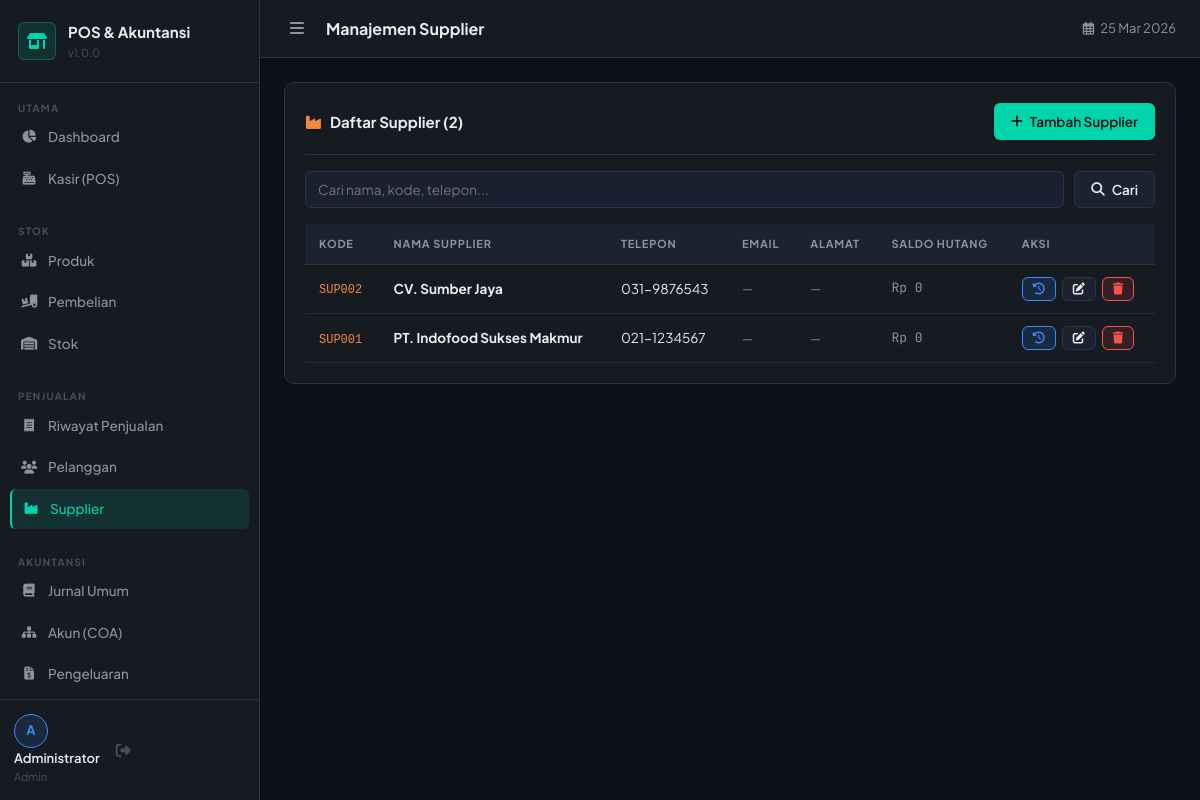
Screenshot of /modules/suppliers/index.php (signed in) with the database file from the repository.
### tables this page shows
CREATE TABLE `suppliers` (
  `id` INT AUTO_INCREMENT PRIMARY KEY,
  `code` VARCHAR(20) UNIQUE NOT NULL,
  `name` VARCHAR(150) NOT NULL,
  `phone` VARCHAR(20),
  `email` VARCHAR(100),
  `address` TEXT,
  `balance` DECIMAL(15,2) DEFAULT 0,
  `is_active` TINYINT(1) DEFAULT 1,
  `created_at` DATETIME DEFAULT CURRENT_TIMESTAMP
);

### config/database.php (called while the page is built, shortened)
<?php
function formatRupiah($amount) {
    return 'Rp ' . number_format($amount, 0, ',', '.');
}

### modules/suppliers/index.php (the view, shortened to what this page needs)
<?php
require_once __DIR__ . '/../../config/database.php';
$q = trim($_GET['q'] ?? '');
$where  = "WHERE is_active=1";
$params = [];
$stmt = $pdo->prepare("SELECT * FROM suppliers $where ORDER BY name");
$stmt->execute($params); $suppliers = $stmt->fetchAll();
include dirname(__DIR__, 2) . '/includes/header.php';
?>
<div class="card">
  <div class="card-header">
    <span class="card-title"><i class="fas fa-industry" style="color:var(--orange);margin-right:8px"></i>Daftar Supplier (<?= count($suppliers) ?>)</span>
    <button class="btn btn-primary" onclick="newSupplier()"><i class="fas fa-plus"></i> Tambah Supplier</button>
  </div>
  <form method="GET" style="display:flex;gap:10px;margin-bottom:16px">
    <input type="text" name="q" class="form-control" placeholder="Cari nama, kode, telepon..." value="<?= htmlspecialchars($q) ?>" style="flex:1">
    <button type="submit" class="btn btn-secondary"><i class="fas fa-search"></i> Cari</button>
  </form>
  <div class="table-wrapper">
    <table class="data-table">
      <thead>
        <tr><th>Kode</th><th>Nama Supplier</th><th>Telepon</th><th>Email</th><th>Alamat</th><th>Saldo Hutang</th><th>Aksi</th></tr>
      </thead>
      <tbody>
        <?php if (empty($suppliers)): ?>
        <tr><td colspan="7" style="text-align:center;padding:40px;color:var(--text-muted)">Tidak ada supplier</td></tr>
        <?php else: foreach ($suppliers as $s): ?>
        <tr>
          <td><span style="font-family:monospace;font-size:12px;color:var(--orange)"><?= htmlspecialchars($s['code']) ?></span></td>
          <td><strong><?= htmlspecialchars($s['name']) ?></strong></td>
          <td><?= htmlspecialchars($s['phone'] ?: '—') ?></td>
          <td style="font-size:12px;color:var(--text-secondary)"><?= htmlspecialchars($s['email'] ?: '—') ?></td>
          <td style="font-size:12px;color:var(--text-secondary);max-width:180px;overflow:hidden;text-overflow:ellipsis;white-space:nowrap"><?= htmlspecialchars($s['address'] ?: '—') ?></td>
          <td class="amount" style="color:<?= $s['balance'] > 0 ? 'var(--red)' : 'var(--text-secondary)' ?>"><?= formatRupiah($s['balance']) ?></td>
          <td style="display:flex;gap:6px">
            <button class="btn btn-blue btn-sm" onclick="viewDetail(<?= $s['id'] ?>,'<?= addslashes($s['name']) ?>')" title="Riwayat"><i class="fas fa-history"></i></button>
            <button class="btn btn-secondary btn-sm" onclick="editSupplier(<?= htmlspecialchars(json_encode($s)) ?>)" title="Edit"><i class="fas fa-edit"></i></button>
            <form method="POST" style="display:inline">
              <button type="submit" class="btn btn-danger btn-sm" data-confirm="Hapus supplier <?= htmlspecialchars($s['name']) ?>?"><i class="fas fa-trash"></i></button>
            </form>
          </td>
        </tr>
        <?php endforeach; endif; ?>
      </tbody>
    </table>
  </div>
</div>
<?php include dirname(__DIR__, 2) . '/includes/footer.php'; ?>

### assets/css/style.css (style rules this page uses)
:root { --bg-base: #0d1117; --bg-surface: #161b22; --bg-elevated: #1c2230; --bg-input: #1a2030; --border: #2a3348; --border-light: #1e2d40; --text-primary: #e6edf3; --text-secondary:#8b949e; --text-muted: #484f58; --accent: #00d4aa; --accent-dim: rgba(0,212,170,.12); --accent-hover: #00f5c4; --blue: #388bfd; --blue-dim: rgba(56,139,253,.12); --orange: #f0883e; --orange-dim: rgba(240,136,62,.12); --red: #f85149; --red-dim: rgba(248,81,73,.12); --green: #3fb950; --green-dim: rgba(63,185,80,.12); --yellow: #e3b341; --sidebar-w: 260px; --topbar-h: 58px; --radius: 10px; --radius-sm: 6px; --shadow: 0 4px 20px rgba(0,0,0,.35); --transition: .2s cubic-bezier(.4,0,.2,1); }
*, *::before, *::after { box-sizing: border-box; margin: 0; padding: 0; }
html { scroll-behavior: smooth; }
body { font-family: 'Plus Jakarta Sans', sans-serif; background: var(--bg-base); color: var(--text-primary); display: flex; min-height: 100vh; font-size: 14px; line-height: 1.6; }
.card { background: var(--bg-surface); border: 1px solid var(--border); border-radius: var(--radius); padding: 20px; margin-bottom: 20px; }
.card-header { display: flex; align-items: center; justify-content: space-between; margin-bottom: 16px; padding-bottom: 14px; border-bottom: 1px solid var(--border); }
.card-title { font-size: 15px; font-weight: 700; }
.table-wrapper { overflow-x: auto; }
table.data-table { width: 100%; border-collapse: collapse; }
.data-table th { background: var(--bg-elevated); color: var(--text-secondary); font-size: 11px; font-weight: 700; letter-spacing: .8px; text-transform: uppercase; padding: 11px 14px; text-align: left; border-bottom: 1px solid var(--border); }
.data-table td { padding: 12px 14px; border-bottom: 1px solid var(--border-light); color: var(--text-primary); font-size: 13.5px; }
.data-table .amount { font-family: 'JetBrains Mono', monospace; font-size: 13px; }
.form-control { background: var(--bg-input); border: 1px solid var(--border); border-radius: var(--radius-sm); padding: 9px 12px; color: var(--text-primary); font-family: inherit; font-size: 13.5px; transition: border-color var(--transition); width: 100%; }
.btn { display: inline-flex; align-items: center; gap: 7px; padding: 9px 16px; border-radius: var(--radius-sm); font-family: inherit; font-size: 13.5px; font-weight: 600; cursor: pointer; border: 1px solid transparent; transition: all var(--transition); text-decoration: none; white-space: nowrap; }
.btn-primary { background: var(--accent); color: #0d1117; }
.btn-secondary { background: var(--bg-elevated); color: var(--text-primary); border-color: var(--border); }
.btn-danger { background: var(--red-dim); color: var(--red); border-color: var(--red); }
.btn-blue { background: var(--blue-dim); color: var(--blue); border-color: var(--blue); }
.btn-sm { padding: 5px 10px; font-size: 12px; }

### rows the page displays
suppliers: code "SUP002", name "CV. Sumber Jaya", phone "031-9876543", email "—", address "—", balance "Rp 0"
suppliers: code "SUP001", name "PT. Indofood Sukses Makmur", phone "021-1234567", email "—", address "—", balance "Rp 0"

### other values shown
APP_NAME "POS & Akuntansi"
APP_VERSION "1.0.0"
substr($_SESSION['full_name']??'A',0,1) "A"
$_SESSION['full_name'] "Administrator"
$_SESSION['role'] "Admin"
$pageTitle "Manajemen Supplier"
count($suppliers) "2"
